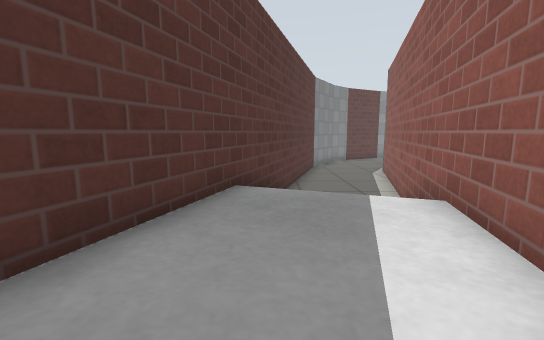
View 1 (above)

16 first-person views from a walk through a world built for the Gazebo simulator. The camera is 0.5 m above the floor, tilts 8° down and sees 90° across. The floor is counted in squares, 0.5 m on a side. Each view is taken from the middle of a square. On the plan, view 1 faces up. The plan holds only what a view shows up to about 11 squares ahead; the rest is blank. The place goes on beyond the plan. Simple patterns stand in for the simulator's built-in surfaces.

View 2
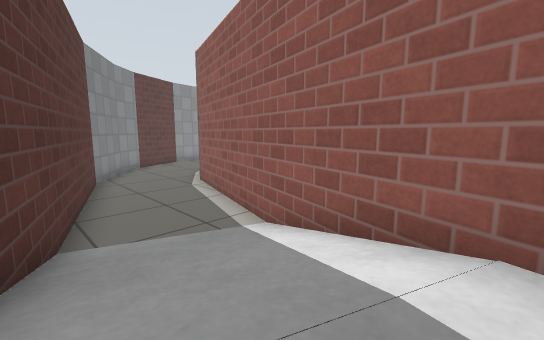

View 3
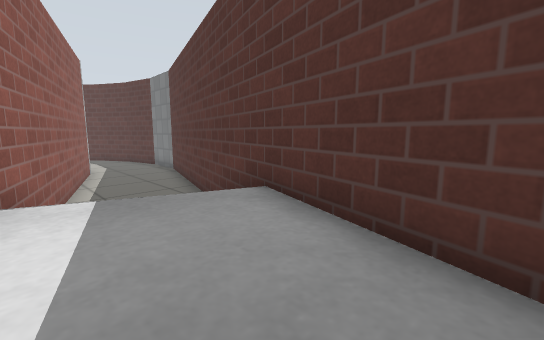

View 4
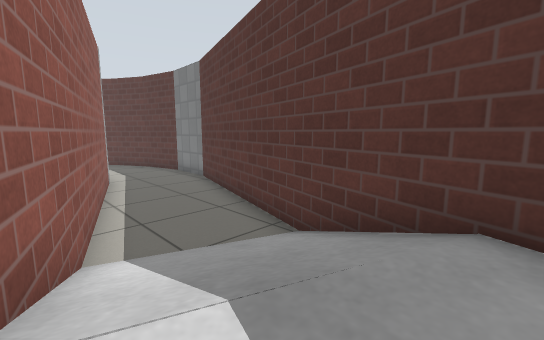

View 5
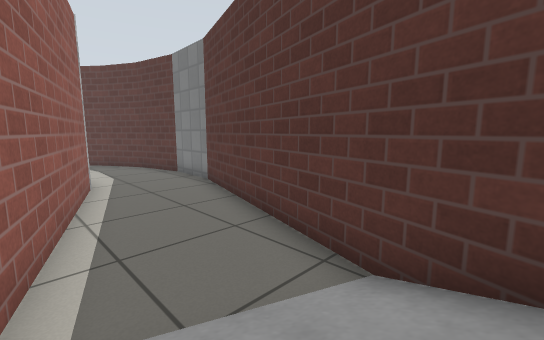

View 6
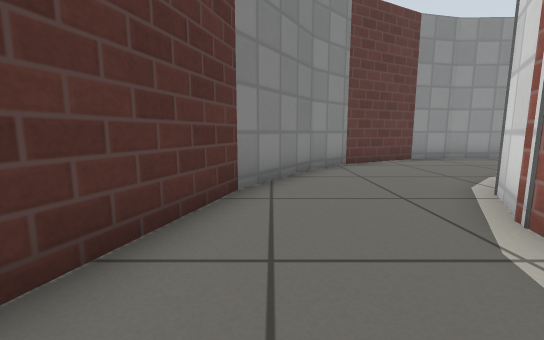

View 7
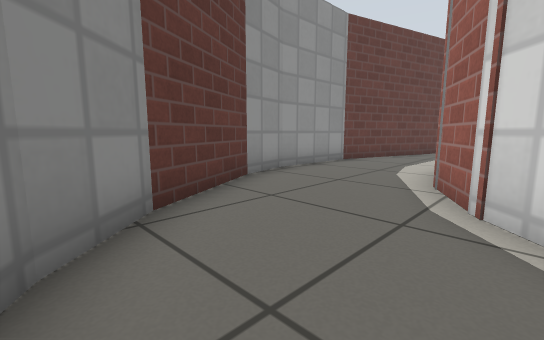

View 8
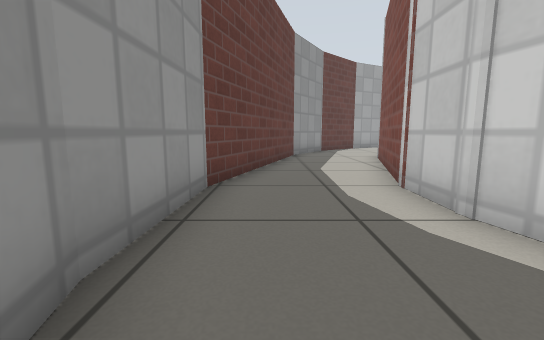

View 9
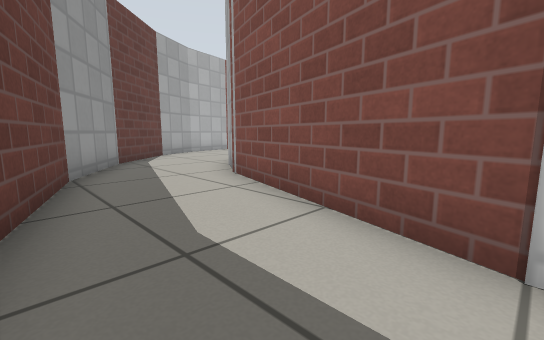

View 10
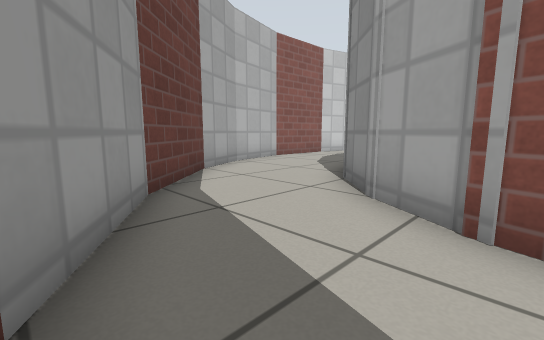

View 11
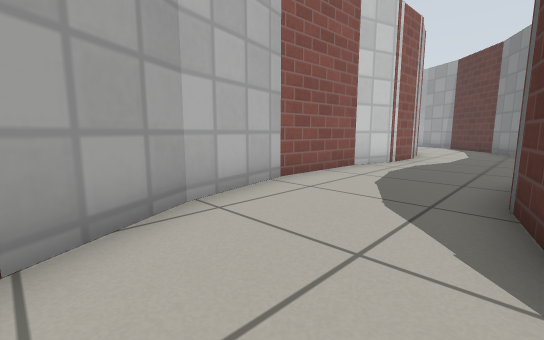

View 12
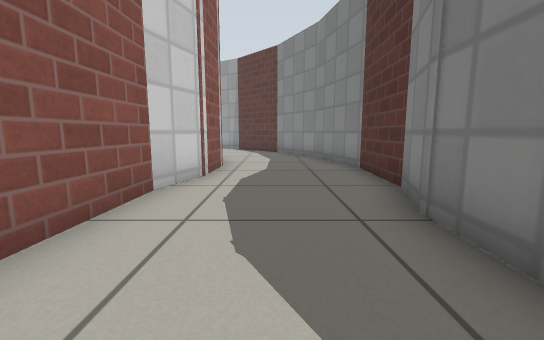

View 13
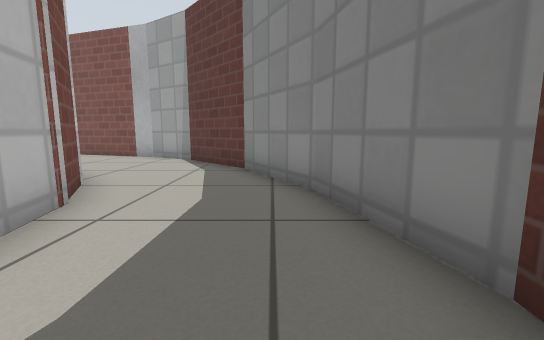

View 14
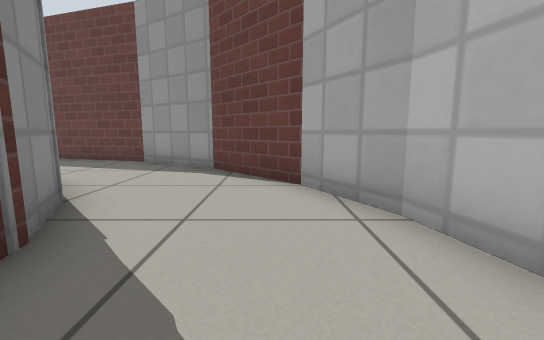

View 15
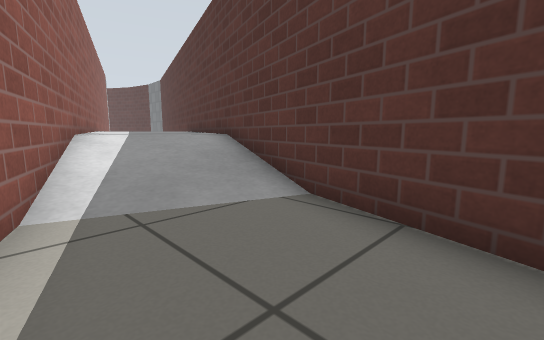

View 16
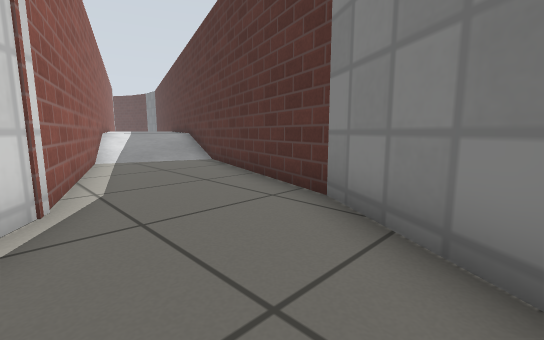

### Floor plan
Key: @ floor where view 1 was taken; # wall or solid block; . main floor; : floor 0.05 m higher than the main floor; + floor 0.4 m higher than the main floor; * floor 0.45 m higher than the main floor; % floor 0.5 m higher than the main floor.
Columns run from 5 left of view 1 to 28 right of it. Each row starts with its distance up from view 1.
 21             #########
 20           ###.......#####
 19          ##.............###
 18         ##......###.......###
 17         #....#########......##
 16        ##...##       ####....#
 15        #...##           ##...##
 14        #...#             ##...##
 13       ##..##              ##...#
 12       #...#                #...#
 11       #...#                #...#
 10      ##..##                #...#
  9      #...#                 #...#
  8      #  :#                 #...#
  7      #   #                 #...#
  6     #   ##                 #...#
  5     #**+#                  #...#
  4     #***#                  #...#
  3    ##%%##                  #...#
  2    #%%%#                   #...#
  1    #%%%#                   ##..##
  0   ##*@##                    #...
 -1   #  +#                     ##...
 -2   #   #                      #....
 -3  ##..##                      ##...
 -4  #...#                        ###.
 -5  #...#                          ##
 -6 ##...#
 -7 #...##
 -8 #...#
 -9 #...#
-10 #..##
-11 #..#
-12 #..

Where each view was taken, in squares from view 1:
view 1: 0 up, 0 right, facing up
view 2: 4 up, 0 right, facing up-right
view 3: 4 up, 1 right, facing down-left
view 4: 1 up, 1 right, facing down-left
view 5: 1 down, 0 right, facing down-left
view 6: 11 up, 3 right, facing up
view 7: 16 up, 4 right, facing up-right
view 8: 20 up, 8 right, facing right
view 9: 20 up, 13 right, facing down-right
view 10: 19 up, 18 right, facing down-right
view 11: 15 up, 22 right, facing down-right
view 12: 12 up, 24 right, facing down
view 13: 6 up, 23 right, facing down
view 14: 10 up, 24 right, facing up
view 15: 12 up, 4 right, facing down-left
view 16: 18 up, 6 right, facing down-left
